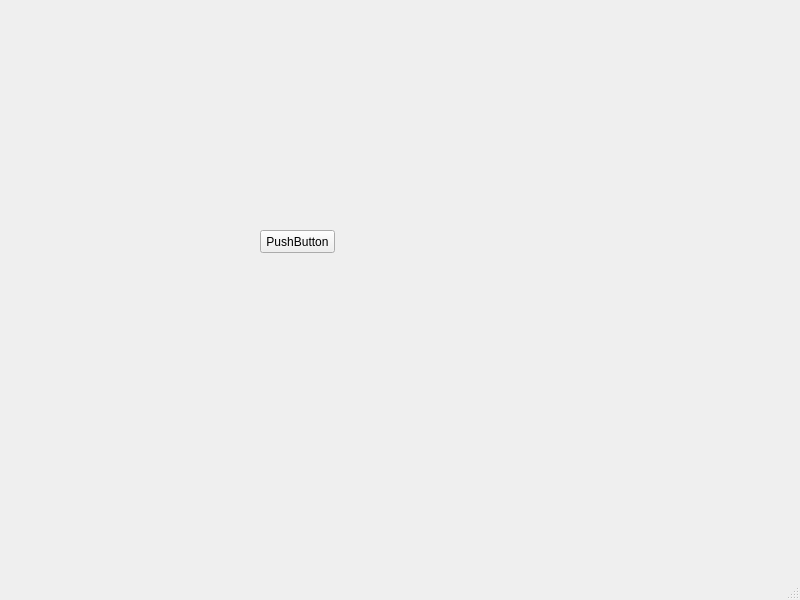
<?xml version="1.0" encoding="UTF-8"?>
<ui version="4.0">
 <class>MainWindow</class>
 <widget class="QMainWindow" name="MainWindow">
  <property name="geometry">
   <rect>
    <x>0</x>
    <y>0</y>
    <width>800</width>
    <height>600</height>
   </rect>
  </property>
  <property name="windowTitle">
   <string>MainWindow</string>
  </property>
  <widget class="QWidget" name="centralwidget">
   <widget class="QPushButton" name="pushButton">
    <property name="geometry">
     <rect>
      <x>260</x>
      <y>230</y>
      <width>75</width>
      <height>23</height>
     </rect>
    </property>
    <property name="text">
     <string>PushButton</string>
    </property>
   </widget>
  </widget>
  <widget class="QMenuBar" name="menubar">
   <property name="geometry">
    <rect>
     <x>0</x>
     <y>0</y>
     <width>800</width>
     <height>23</height>
    </rect>
   </property>
  </widget>
  <widget class="QStatusBar" name="statusbar"/>
 </widget>
 <resources/>
 <connections/>
</ui>
